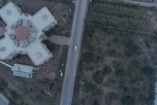
#> input picture Image4.jpg, 157 x 105 px, shrunk from 336 x 224 before the run
$ python sift.py   (older library calls are emulated)
#> lines starting #> are read from the running program, lines starting #| are printed output that depends on the picture
import numpy as np
import cv2
from matplotlib import pyplot as plt


print("Loading images", flush=True)
img1 = cv2.imread('Image4.jpg', 0)          # queryImage
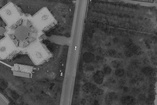
#> img1: shape (105, 157); min 27, max 198, mean 78.5
img2 = cv2.imread('nust.tif', 0)            # trainImage
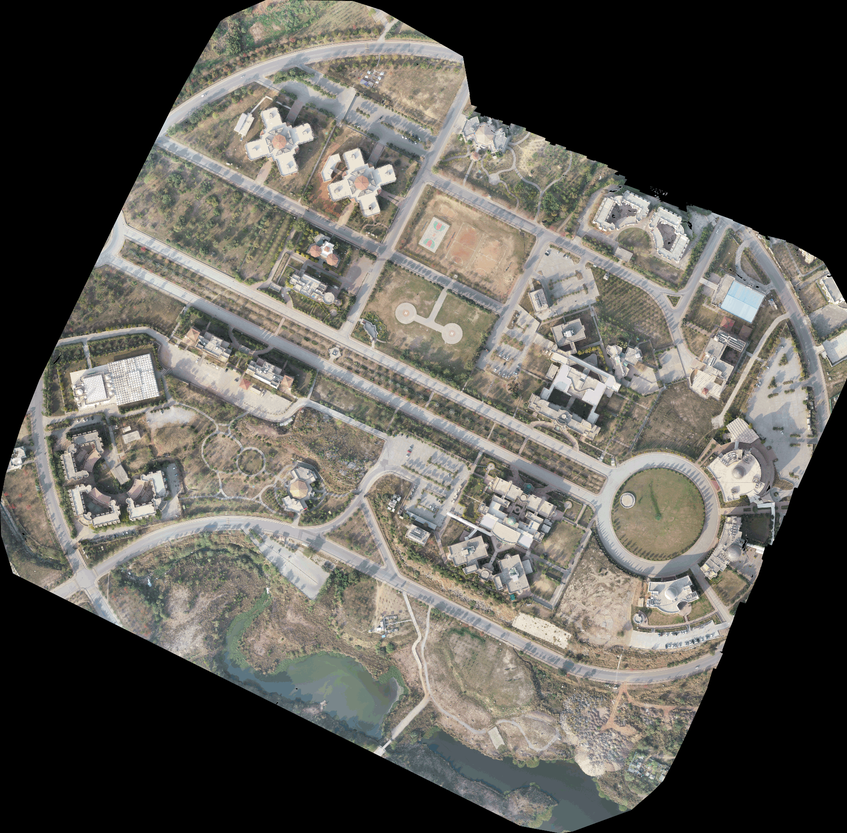
#> input picture nust.tif, 847 x 833 px, shrunk from 1809 x 1779 before the run
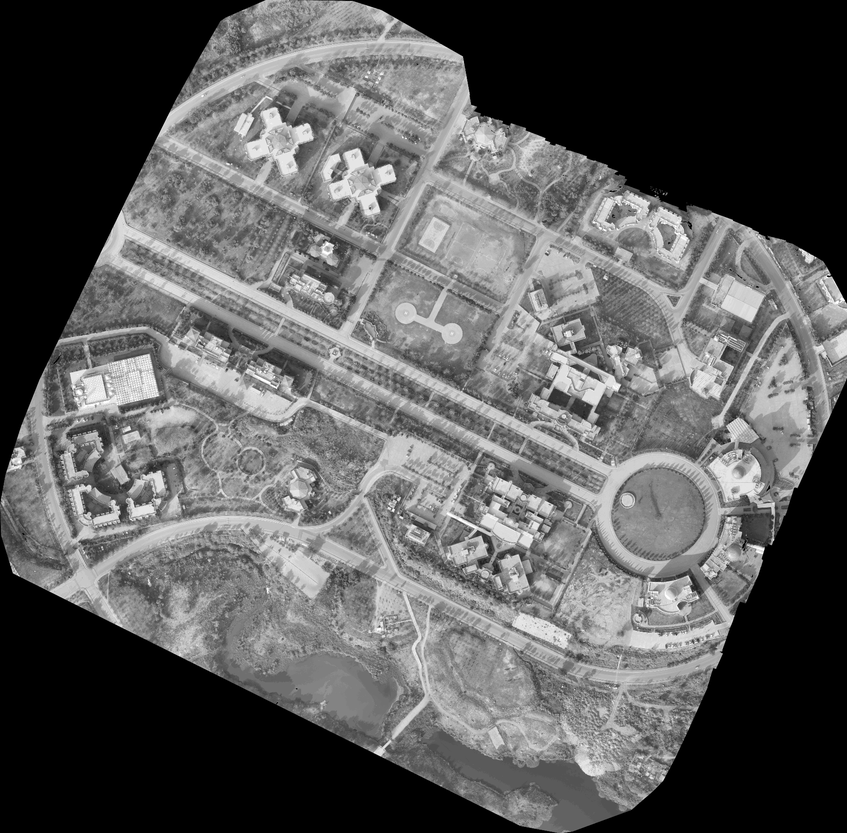
#> img2: shape (833, 847); min 0, max 255, mean 92.3

# Initiate SIFT detector
print("Loading SIFT", flush=True)
orb = cv2.ORB()

# find the keypoints and descriptors with SIFT
print("Loading keypoints", flush=True)
kp1, des1 = orb.detectAndCompute(img1, None)
#> kp1 = 53 keypoints; strongest (x, y, size): (43, 42, 31), (61, 73, 31), (44, 31, 31), (34, 68, 31)
kp2, des2 = orb.detectAndCompute(img2, None)
#> kp2 = 500 keypoints; strongest (x, y, size): (763, 549, 31), (760, 550, 53.6), (762, 549, 44.6), (763, 548, 37.2)

# Match descriptors.
print("Finding matches", flush=True)
bf = cv2.BFMatcher(cv2.NORM_HAMMING, crossCheck=True)
matches = bf.match(des1,des2)
#> matches = 33 matches

# Sort them in the order of their distance.
print("Sorting matches", flush=True)
matches = sorted(matches, key=lambda x: x.distance)

# Draw first 10 matches.
print("Drawing matches", flush=True)
#> (the run stopped early here; a loop or call above may not have finished)
